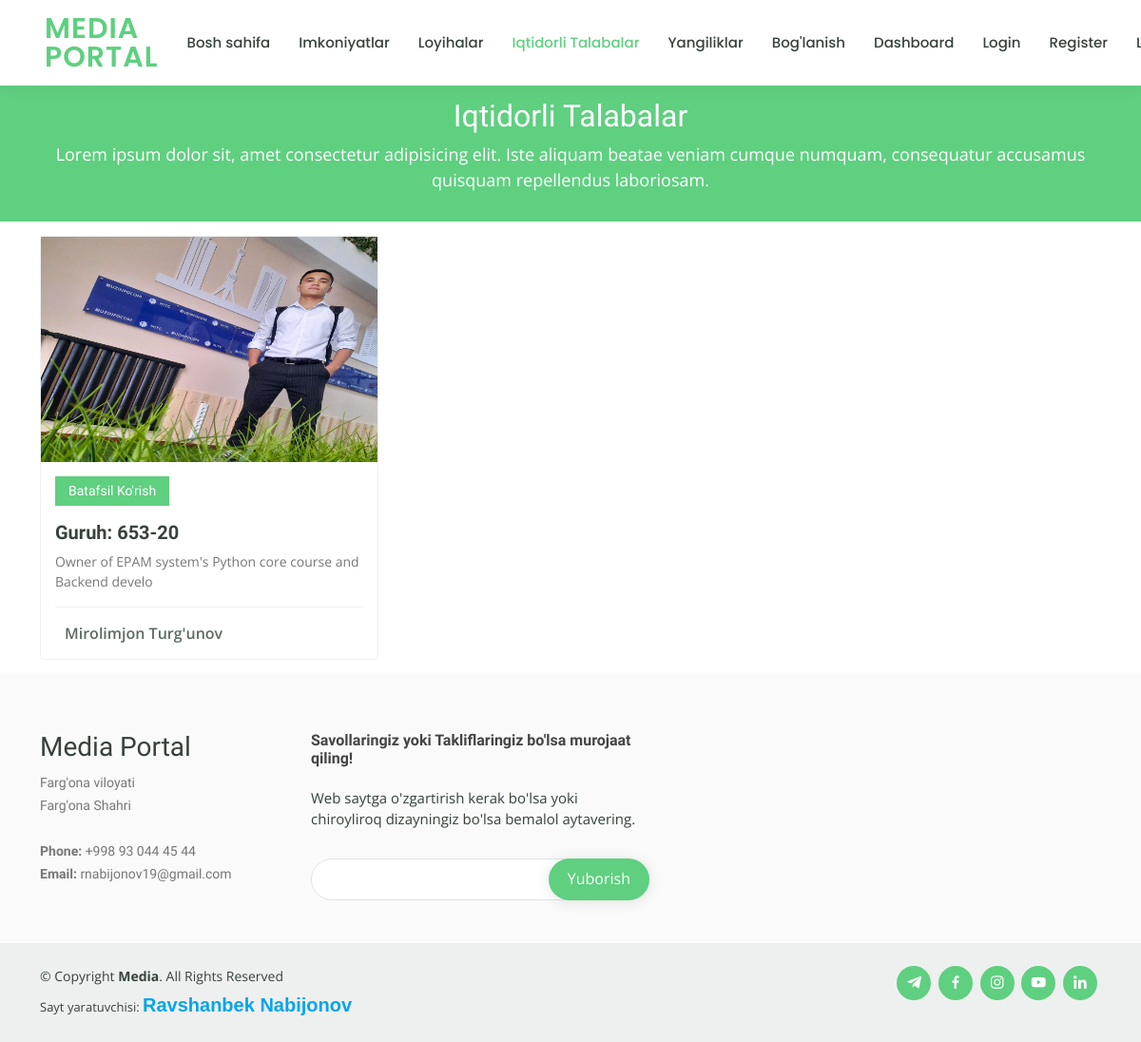
/students/best_students/ (signed in), run on an earlier commit of the app's database.
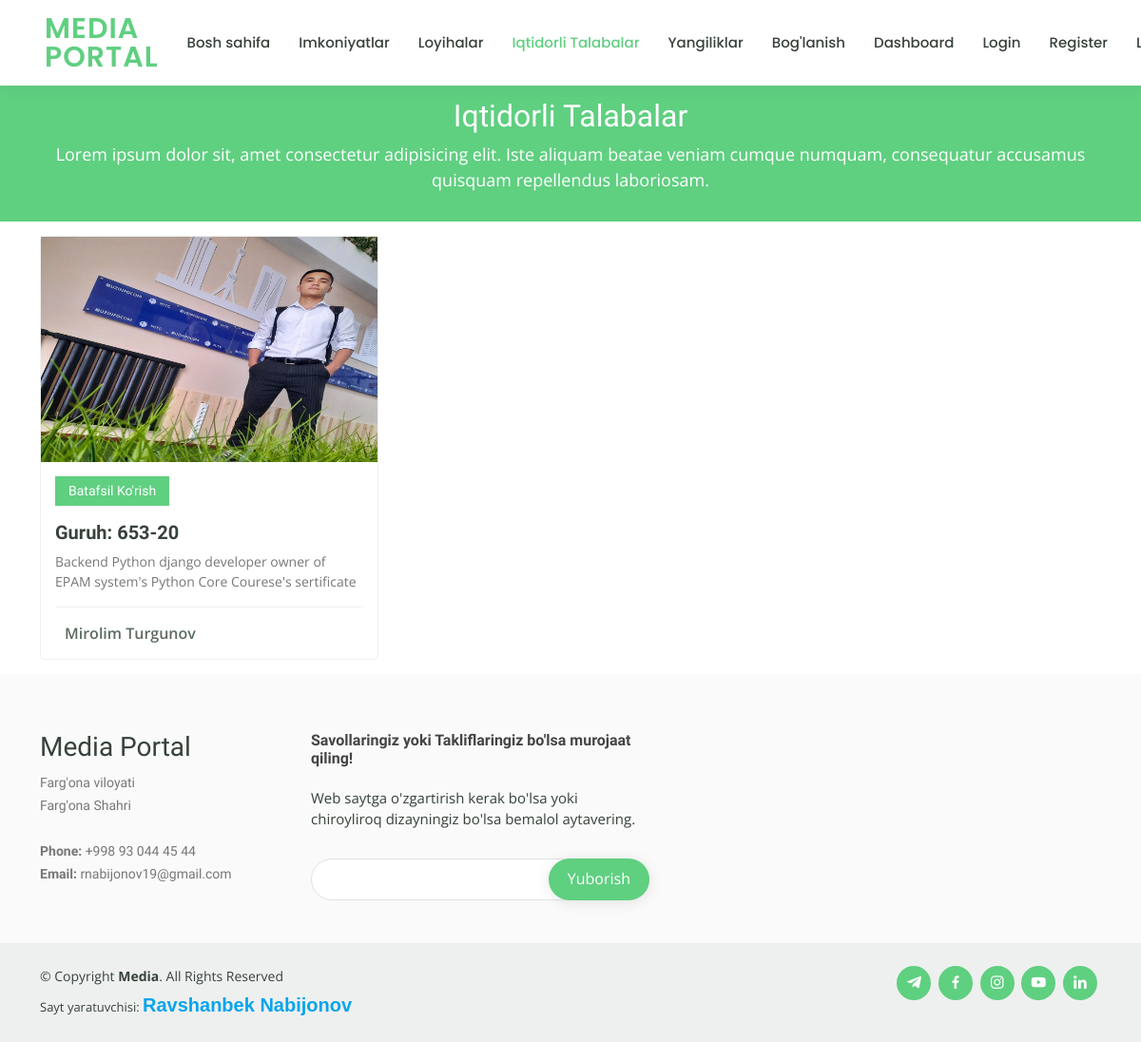
And on a later commit of the database.
### students_and_tuiters/models.py (models this page shows, shortened)
class BestStudent(models.Model):
    class Meta:
        verbose_name = 'Iqtidorli Talaba'
        verbose_name_plural = "Iqtidorli Talabalar"
    first_name = models.CharField(max_length=30, verbose_name='Ism')
    last_name = models.CharField(max_length=30, verbose_name='Familya')
    group = models.CharField(max_length=10, verbose_name='guruh')
    shortly_description = models.TextField(max_length=250, verbose_name='qisqacha izoh')
    image = models.ImageField(upload_to='students/', verbose_name='rasm')
    description = RichTextUploadingField(verbose_name="Izoh")
    created_at = models.DateTimeField(auto_now_add=True)

### students_and_tuiters/views.py (the view)
# urls.py: path('best_students/', best_students_view, name='best_students'),
@login_required(login_url='login')
def best_students_view(request):
    students = BestStudent.objects.all().order_by('-created_at')
    context = {
        'active_section': 'best_students',
        'students_list': get_nested_list_includes_triple_lists(students),
    }
    return render(request, 'best_students.html', context)

### main/utils.py (called while the page is built)
def get_nested_list_includes_triple_lists(data:list)->list:
    list_data = []
    triple_data = []
    steps = 0
    for single_data in data:
        steps += 1
        triple_data.append(single_data)
        if steps == 3:
            list_data.append(triple_data)
            steps = 0
            triple_data = []
    else:
        if triple_data != []:
            list_data.append(triple_data)
    return list_data

### templates/best_students.html (shortened to what this page needs)
{% extends 'main/base.html' %}
{% load static %}
  {% block content %}
    <main id="main" data-aos="fade-in">
      <div class="breadcrumbs">
        <div class="container">
          <h2>Iqtidorli Talabalar</h2>
          <p style="font-size: 18px">Lorem ipsum dolor sit, amet consectetur adipisicing elit. Iste aliquam beatae veniam cumque numquam, consequatur accusamus quisquam repellendus laboriosam.  </p>
        </div>
      </div>
      {% for students in students_list %}
        <section id="courses" class="courses">
          <div class="container" data-aos="fade-up">
            <div class="row" data-aos="zoom-in" data-aos-delay="100">
              {% for student in students %}
                <div class="col-lg-4 col-md-6 d-flex align-items-stretch">
                  <div class="course-item">
                    <img style="height: 237px;width: 800px" src="{{ student.image.url }}" class="img-fluid" alt="...">
                    <div class="course-content">
                      <a href="{% url 'student_detail' pk=student.id %}"><div class="d-flex justify-content-between align-items-center mb-3">
                        <h4>Batafsil Ko'rish</h4>
                      </div></a>
                      <h3><a href="#">Guruh: {{ student.group }}</a></h3>
                      <p>{{ student.shortly_description }}</p>
                      <div class="trainer d-flex justify-content-between align-items-center">
                        <div class="trainer-profile d-flex align-items-center">
                          <span style="float: end !important;">{{ student.first_name }} {{ student.last_name }}</span>
                        </div>
                      </div>
                    </div>
                  </div>
                </div>
              {% endfor %}
            </div>
          </div>
        </section>
      {% endfor %}
    </main>
  {% endblock content %}

What changed in the data, as far as the page shows it:
changed BestStudent: shortly_description "Owner of EPAM system's Python core course and Backend develo" → "Backend Python django developer owner of EPAM system's Python Core Courese's sertificate"; first_name "Mirolimjon" → "Mirolim"; last_name "Turg'unov" → "Turgunov"
